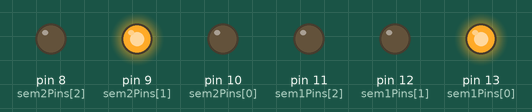
Simulated run of this sketch. Board: Arduino Uno, built with avr-gcc and run on an emulated ATmega328P. Shown: output pins drawn as LEDs (lit = HIGH).

Above: at 1.0 s.
At 3.5 s:
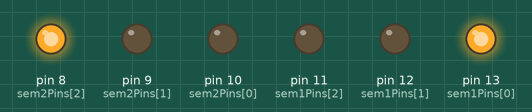
At 6.0 s:
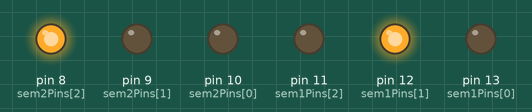
At 9.5 s:
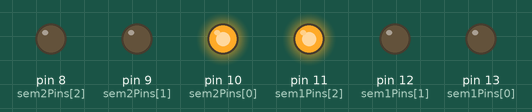
Timing chart, 0 to 15.6 s (numbered marks = the images above):
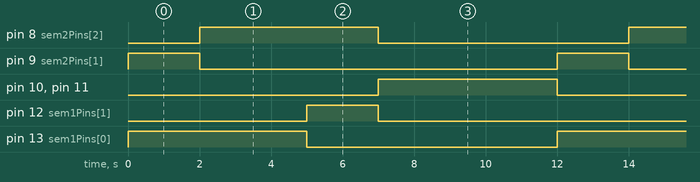

Measured:
- by itself, pin 8 (sem2Pins[2]), pin 10 (sem2Pins[0]), pin 11 (sem1Pins[2]), pin 13 (sem1Pins[0]): alternates HIGH for 5.0 s and LOW for 7.0 s
- by itself, pin 9 (sem2Pins[1]), pin 12 (sem1Pins[1]): alternates HIGH for 2.0 s and LOW for 10.0 s

The sketch:

Semaphore2.ino
```cpp
#define SECOND 1000

const int sem1Pins[3] = { 13, 12, 11 };
const int sem2Pins[3] = { 10, 9, 8 };

int sem1State = 0;
int sem2State = 1;

long sem1ChangeTime = 0;
long sem2ChangeTime = 0;

void setup() {
  for (int i = 0; i < 3; i++) {
    pinMode(sem1Pins[i], OUTPUT);
    pinMode(sem2Pins[i], OUTPUT);
  }
  updateLights(sem1Pins, sem1State);
  updateLights(sem2Pins, sem2State);
}

void loop() {
  updateState(sem1Pins, &sem1State, &sem1ChangeTime);
  updateState(sem2Pins, &sem2State, &sem2ChangeTime);
}

void updateLights(int pins[3], int state) {
  for (int i = 0; i < 3; i++) {
    digitalWrite(pins[i], i == state ? HIGH : LOW);
  }
}

void updateState(int pins[3], int* state, unsigned long* changeTime) {
  long currentTime = millis();
  if(
    (*state == 0 && currentTime - *changeTime >= 5*SECOND) ||
    (*state == 1 && currentTime - *changeTime >= 2*SECOND) ||
    (*state == 2 && currentTime - *changeTime >= 5*SECOND)
    )
  {
    *state = (*state + 1) % 3;
    *changeTime = currentTime;
    updateLights(pins, *state);
  }
}
```
